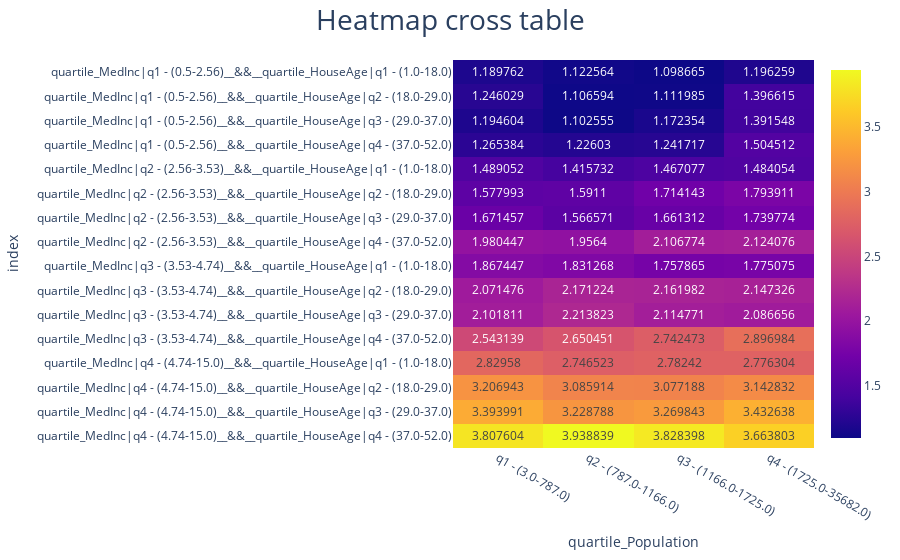

Notebook source saved alongside this figure:
### Code cell
fig_heatmap_crosstab_2_row_1columns_target = plot_heatmap(ct_mean_2index_reset_index)

fig_heatmap_crosstab_2_row_1columns_target.show()

fig_heatmap_crosstab_2_row_1columns_target.write_html("output_eda/5_categorical_analysis/heatmap_crosstab_2_row_1columns_target.html")

### Figure 1 — Plotly figure (JSON) as saved in the notebook; plotly's stock layout.template omitted (floating-point values rounded to 4 significant figures)
{"data": [{"coloraxis": "coloraxis", "hovertemplate": "quartile_Population: %{x}<br>index: %{y}<br>color: %{z}<extra></extra>", "name": "0", "texttemplate": "%{z}", "type": "heatmap", "x": ["q1 - (3.0-787.0)", "q2 - (787.0-1166.0)", "q3 - (1166.0-1725.0)", "q4 - (1725.0-35682.0)"], "xaxis": "x", "y": ["quartile_MedInc|q1 - (0.5-2.56)__&&__quartile_HouseAge|q1 - (1.0-18.0)", "quartile_MedInc|q1 - (0.5-2.56)__&&__quartile_HouseAge|q2 - (18.0-29.0)", "quartile_MedInc|q1 - (0.5-2.56)__&&__quartile_HouseAge|q3 - (29.0-37.0)", "quartile_MedInc|q1 - (0.5-2.56)__&&__quartile_HouseAge|q4 - (37.0-52.0)", "quartile_MedInc|q2 - (2.56-3.53)__&&__quartile_HouseAge|q1 - (1.0-18.0)", "quartile_MedInc|q2 - (2.56-3.53)__&&__quartile_HouseAge|q2 - (18.0-29.0)", "quartile_MedInc|q2 - (2.56-3.53)__&&__quartile_HouseAge|q3 - (29.0-37.0)", "quartile_MedInc|q2 - (2.56-3.53)__&&__quartile_HouseAge|q4 - (37.0-52.0)", "quartile_MedInc|q3 - (3.53-4.74)__&&__quartile_HouseAge|q1 - (1.0-18.0)", "quartile_MedInc|q3 - (3.53-4.74)__&&__quartile_HouseAge|q2 - (18.0-29.0)", "quartile_MedInc|q3 - (3.53-4.74)__&&__quartile_HouseAge|q3 - (29.0-37.0)", "quartile_MedInc|q3 - (3.53-4.74)__&&__quartile_HouseAge|q4 - (37.0-52.0)", "quartile_MedInc|q4 - (4.74-15.0)__&&__quartile_HouseAge|q1 - (1.0-18.0)", "quartile_MedInc|q4 - (4.74-15.0)__&&__quartile_HouseAge|q2 - (18.0-29.0)", "quartile_MedInc|q4 - (4.74-15.0)__&&__quartile_HouseAge|q3 - (29.0-37.0)", "quartile_MedInc|q4 - (4.74-15.0)__&&__quartile_HouseAge|q4 - (37.0-52.0)"], "yaxis": "y", "z": [[1.19, 1.123, 1.099, 1.196], [1.246, 1.107, 1.112, 1.397], [1.195, 1.103, 1.172, 1.392], [1.265, 1.226, 1.242, 1.505], [1.489, 1.416, 1.467, 1.484], [1.578, 1.591, 1.714, 1.794], [1.671, 1.567, 1.661, 1.74], [1.98, 1.956, 2.107, 2.124], [1.867, 1.831, 1.758, 1.775], [2.071, 2.171, 2.162, 2.147], [2.102, 2.214, 2.115, 2.087], [2.543, 2.65, 2.742, 2.897], [2.83, 2.747, 2.782, 2.776], [3.207, 3.086, 3.077, 3.143], [3.394, 3.229, 3.27, 3.433], [3.808, 3.939, 3.828, 3.664]]}], "layout": {"autosize": true, "coloraxis": {"colorscale": [[0, "#0d0887"], [0.1111, "#46039f"], [0.2222, "#7201a8"], [0.3333, "#9c179e"], [0.4444, "#bd3786"], [0.5556, "#d8576b"], [0.6667, "#ed7953"], [0.7778, "#fb9f3a"], [0.8889, "#fdca26"], [1, "#f0f921"]]}, "margin": {"t": 60}, "title": {"font": {"size": 28}, "text": "Heatmap cross table", "x": 0.5}, "xaxis": {"anchor": "y", "autorange": true, "domain": [0, 1], "range": [-0.5, 3.5], "title": {"text": "quartile_Population"}, "type": "category"}, "yaxis": {"anchor": "x", "autorange": true, "domain": [0, 1], "range": [15.5, -0.5], "title": {"text": "index"}, "type": "category"}}}
